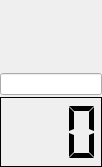
<?xml version="1.0" encoding="UTF-8"?>
<ui version="4.0">
 <class>PoolForm</class>
 <widget class="QWidget" name="PoolForm">
  <property name="geometry">
   <rect>
    <x>0</x>
    <y>0</y>
    <width>102</width>
    <height>167</height>
   </rect>
  </property>
  <property name="windowTitle">
   <string>Form</string>
  </property>
  <layout class="QVBoxLayout" name="verticalLayout">
   <property name="spacing">
    <number>2</number>
   </property>
   <property name="leftMargin">
    <number>0</number>
   </property>
   <property name="topMargin">
    <number>0</number>
   </property>
   <property name="rightMargin">
    <number>0</number>
   </property>
   <property name="bottomMargin">
    <number>0</number>
   </property>
   <item>
    <widget class="QLabel" name="label">
     <property name="text">
      <string/>
     </property>
     <property name="alignment">
      <set>Qt::AlignCenter</set>
     </property>
    </widget>
   </item>
   <item>
    <widget class="QLineEdit" name="lineEdit">
     <property name="text">
      <string/>
     </property>
     <property name="alignment">
      <set>Qt::AlignCenter</set>
     </property>
    </widget>
   </item>
   <item>
    <widget class="QLCDNumber" name="lcdNumber">
     <property name="frameShape">
      <enum>QFrame::Box</enum>
     </property>
     <property name="frameShadow">
      <enum>QFrame::Plain</enum>
     </property>
     <property name="digitCount">
      <number>3</number>
     </property>
     <property name="segmentStyle">
      <enum>QLCDNumber::Flat</enum>
     </property>
    </widget>
   </item>
  </layout>
 </widget>
 <resources/>
 <connections/>
</ui>
